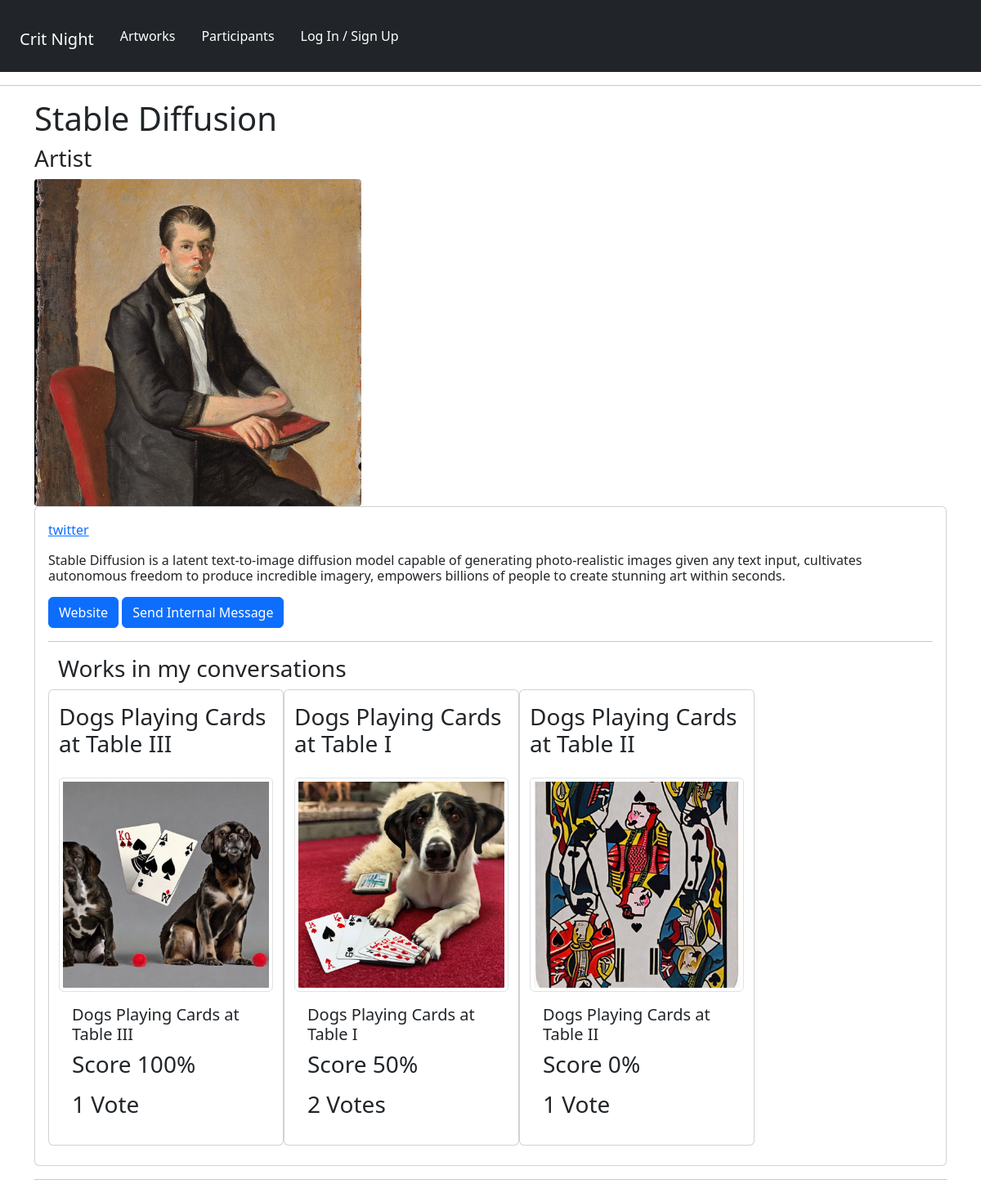
Before: /panelists/profile/4d67319d-5b20-4e9c-8d3b-825d1b47fc0b/ with the older database file.
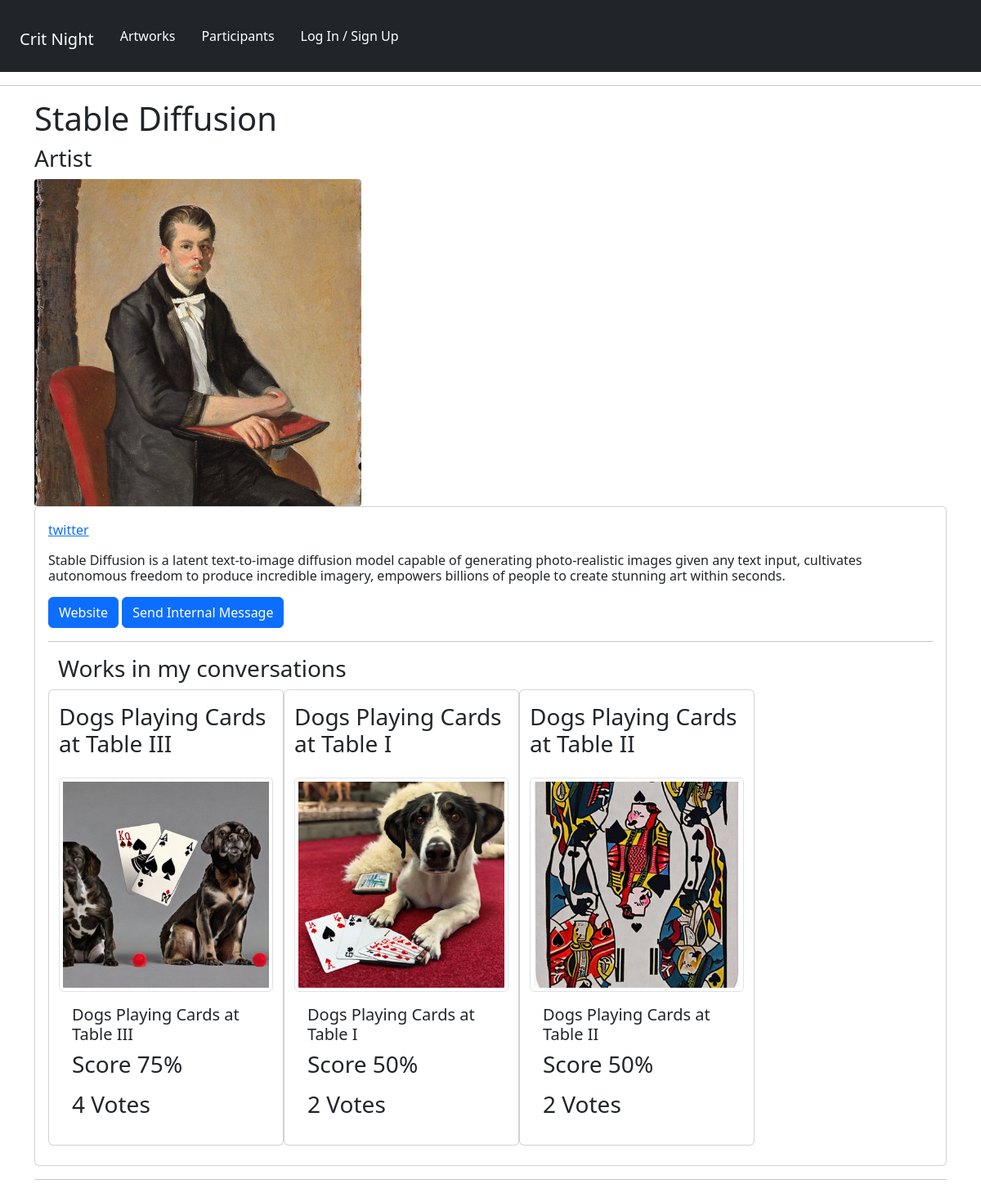
After: the same page with the newer database file.
### artworks/models.py (models this page shows, shortened)
class Artwork(models.Model):
    owner = models.ForeignKey(Profile, null=True, blank=True, on_delete=models.CASCADE)
    title = models.CharField(max_length=200, null=True)
    featured_image = models.ImageField(
        null=True, blank=True, default="default_image.jpg"
    )
    description = models.TextField(null=True, blank=True)
    topic = models.TextField(default="I would like feedback on:", null=True, blank=True)
    demo_link = models.CharField(max_length=2000, null=True, blank=True)
    source_link = models.CharField(max_length=2000, null=True, blank=True)
    tags = models.ManyToManyField("Tag", blank=True)
    vote_total = models.IntegerField(default=0, null=True, blank=True)
    vote_ratio = models.IntegerField(default=0, null=True, blank=True)
    created = models.DateTimeField(auto_now_add=True)
    id = models.UUIDField(
        default=uuid.uuid4, unique=True, primary_key=True, editable=False
    )
    class Meta:
        ordering = ["owner", "-vote_ratio", "-vote_total", "title"]

### panelists/views.py (the view)
# urls.py: path("profile/<str:pk>/", views.userProfile, name="user-profile"),
def userProfile(request, pk):
    profile = Profile.objects.get(id=pk)
    context = {"profile": profile}
    return render(request, "panelists/user-profile.html", context)

### panelists/templates/panelists/user-profile.html (shortened to what this page needs)
{% extends 'main.html' %}
{% block content %}
  <div class="container-md">
    <h1>{{profile.name}}</h1>
    <h3>{{profile.role}}</h3>
    <img src="{{ profile.profile_image.url }}" style="max-width: 400px; border-radius: 1%;" class="card-img-top" alt="profile image" />
      <div class="card">
        <div class="card-body">
          {% if profile.social_twitter %}
            <p class="card-text">
              <a class="card-text" href="{{profile.social_twitter}}" target="_blank">twitter</a>
            </p>
          {% endif %}
          {% if profile.brief_bio %}
            <p class="card-text">
                <h6 class="card-text">{{profile.brief_bio}}</h6>
            </p>
          {% endif %}
              <a href="{{profile.website}}" target="_blank" button type="button" class="btn btn-primary">Website</a>
              {% if request.profile.id != profile.id %}
                <a href="{% url 'create-message' profile.id %}" button type="button" class="btn btn-primary">Send Internal Message</button></a>
              <hr>
              {% endif %}
          <div class="container">
            <h3>Works in my conversations<h3>
              <div class="row row-cols-1 row-cols-md-3 g-4">
              {% for artwork in profile.artwork_set.all %}
              <div class="card" style="width: 18rem;">
                        <p class="card-text">
                          <h3>{{artwork.title}}</h3>
                        </p>
                          <img src="{{ artwork.featured_image.url }}" class="card-img-top img-thumbnail"  alt="detail of artwork">
                          <div class="card-body">
                              <h5 class="card-title">{{artwork.title}}</h5>
                          <p class="card-text">Score {{artwork.vote_ratio}}%</p>
                          <p class="card-text">{{artwork.vote_total}} Vote{{artwork.vote_total|pluralize:"s"}}</p>
                      </div>
                  </div>
              {% endfor %}
            </div>
        </div>
    </div>
  </div>
{% endblock %}

Changed rows visible on the page:
changed Artwork "Dogs Playing Cards at Table III": vote_ratio "100" → "75"; vote_total "1" → "4"
changed Artwork "Dogs Playing Cards at Table II": vote_ratio "0" → "50"; vote_total "1" → "2"
